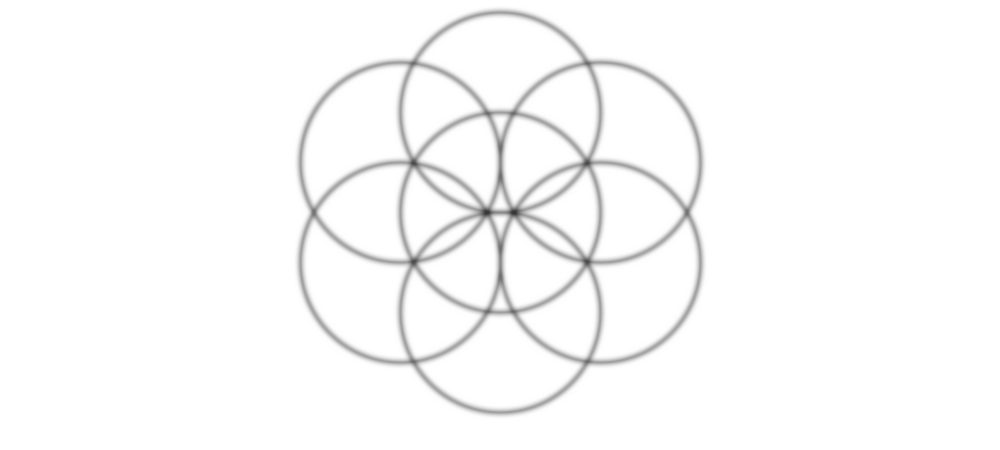
Frame 1 (no input)
Frame 60 (the mouse pressed at the canvas centre just before this capture): identical to frame 1, image omitted
Frame 120 (the mouse held since frame 60 and released just before this capture): identical to frame 1, image omitted

The Processing sketch that drew this single still picture (run headless with seeded random() and noise(); from frame 60 on, the mouse is pressed at the canvas centre):

// Processing sketch: SG
// ── SG.pde
//fucking circles

//global variables
float x;
float y;
float rad = 200;
float c = cos(PI);

void setup () {
  size(1000, 450);
  x = width/2;
  y = height/4;
  strokeWeight(2);
  smooth();
  noFill();
}

void draw () {
background (255,255,255,0);
  //for (int i = 0; i<7; i++) {
    //rad= rad+5;
    ellipse(x, y, rad, rad);
    //rotate(1*PI);
    translate(0,rad/2);
    ellipse(x,y, rad, rad);
    translate(0,rad/2);
  ellipse(x,y, rad, rad);
  translate(0,-rad/2);
  translate(rad/2,rad/4);
  ellipse(x,y,rad,rad);
  translate(0,-rad/2);
  ellipse(x,y,rad,rad);
  translate(-rad,0);
  ellipse(x,y,rad,rad);
  translate(0,rad/2);
  ellipse(x,y,rad,rad);
//}
  filter(BLUR,2);
}
